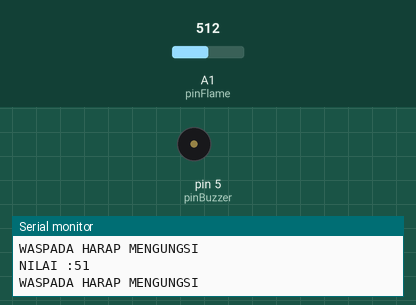
The sketch below on a simulated Arduino Uno, built with avr-gcc and run on an emulated ATmega328P. Shown: buzzer (waves = sounding, pin HIGH), the last lines printed to the serial monitor. The test bench sets the inputs (shaded band); at power-on: A1 (pinFlame) = 512.

Above: at 1.26 s.
1.3 s: A1 (pinFlame) set to 533
4.3 s: A1 (pinFlame) set to 306
7.3 s: A1 (pinFlame) set to 813
8.8 s: A1 (pinFlame) set to 834
At 9.5 s:
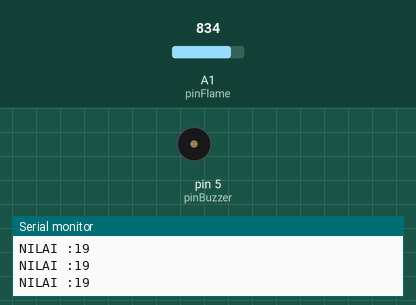
10.3 s: A1 (pinFlame) set to 716
At 11.1 s:
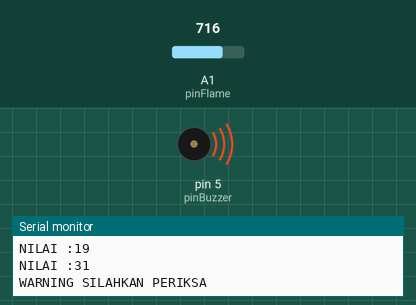
13.3 s: A1 (pinFlame) set to 900
At 14.0 s:
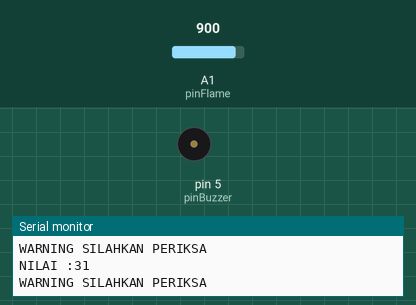
Timing chart, 0 to 15.8 s (numbered marks = the images above; inputs shaded):
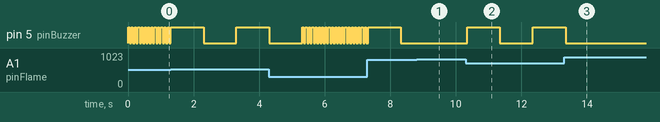

Measured:
- the behaviour switches between 827 and 828 on A1 (pinFlame) (found by bisection; images 0 and 1)
- after the input at 8.8 s, pin 5 (pinBuzzer): stays LOW (without the input it goes to HIGH after 0.52 s)
- after the input at 10.3 s, pin 5 (pinBuzzer): LOW → HIGH at once, → LOW 1.0 s later, → HIGH 1.0 s later
- after the input at 13.3 s, pin 5 (pinBuzzer): goes on until 13.3 s, then stays LOW
- by itself, pin 5 (pinBuzzer): repeats every 0.10 s: HIGH 0.05 s, LOW 0.05 s

The sketch:

1_SENSOR_FLAME_Challenge.ino
```cpp
int pinFlame =A1;
int pinBuzzer=5;

void setup() {
Serial.begin(9600);
pinMode(pinBuzzer,OUTPUT);
}

void loop() {
  //BACA DATA
  int bacaFlame=analogRead(pinFlame);
      bacaFlame=map(bacaFlame,24,1016,100,0);

  //PRINT SERIAL
  Serial.print("NILAI :");
  Serial.print(bacaFlame);
  Serial.println();

  //LOGIKA
if(bacaFlame==0){
  Serial.println("AMAN");
  digitalWrite(pinBuzzer,LOW);
}else if(bacaFlame >=20 && bacaFlame <=50){
  Serial.println("WARNING SILAHKAN PERIKSA");
  digitalWrite(pinBuzzer,HIGH);
  delay(1000);
  digitalWrite(pinBuzzer,LOW);
  delay(1000);
}else if(bacaFlame >=50){
  Serial.println("WASPADA HARAP MENGUNGSI");
  digitalWrite(pinBuzzer,HIGH);
  delay(50);
  digitalWrite(pinBuzzer,LOW);
  delay(50);
}
  }
```
